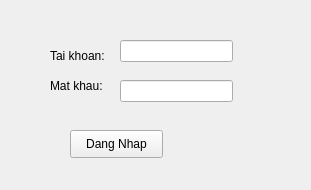
<?xml version="1.0" encoding="UTF-8"?>
<ui version="4.0">
 <class>Form</class>
 <widget class="QWidget" name="Form">
  <property name="geometry">
   <rect>
    <x>0</x>
    <y>0</y>
    <width>311</width>
    <height>190</height>
   </rect>
  </property>
  <property name="windowTitle">
   <string>Form</string>
  </property>
  <widget class="QLabel" name="nhan_tai_khoan">
   <property name="geometry">
    <rect>
     <x>50</x>
     <y>40</y>
     <width>121</width>
     <height>31</height>
    </rect>
   </property>
   <property name="text">
    <string>Tai khoan:</string>
   </property>
  </widget>
  <widget class="QLabel" name="nhan_mat_khau">
   <property name="geometry">
    <rect>
     <x>50</x>
     <y>70</y>
     <width>91</width>
     <height>31</height>
    </rect>
   </property>
   <property name="text">
    <string>Mat khau:</string>
   </property>
  </widget>
  <widget class="QLineEdit" name="o_nhap_tai_khoan">
   <property name="geometry">
    <rect>
     <x>120</x>
     <y>40</y>
     <width>113</width>
     <height>22</height>
    </rect>
   </property>
  </widget>
  <widget class="QLineEdit" name="o_nhap_mat_khau">
   <property name="geometry">
    <rect>
     <x>120</x>
     <y>80</y>
     <width>113</width>
     <height>22</height>
    </rect>
   </property>
  </widget>
  <widget class="QPushButton" name="nut_dang_nhap">
   <property name="geometry">
    <rect>
     <x>70</x>
     <y>130</y>
     <width>93</width>
     <height>28</height>
    </rect>
   </property>
   <property name="text">
    <string>Dang Nhap</string>
   </property>
  </widget>
 </widget>
 <resources/>
 <connections/>
</ui>
